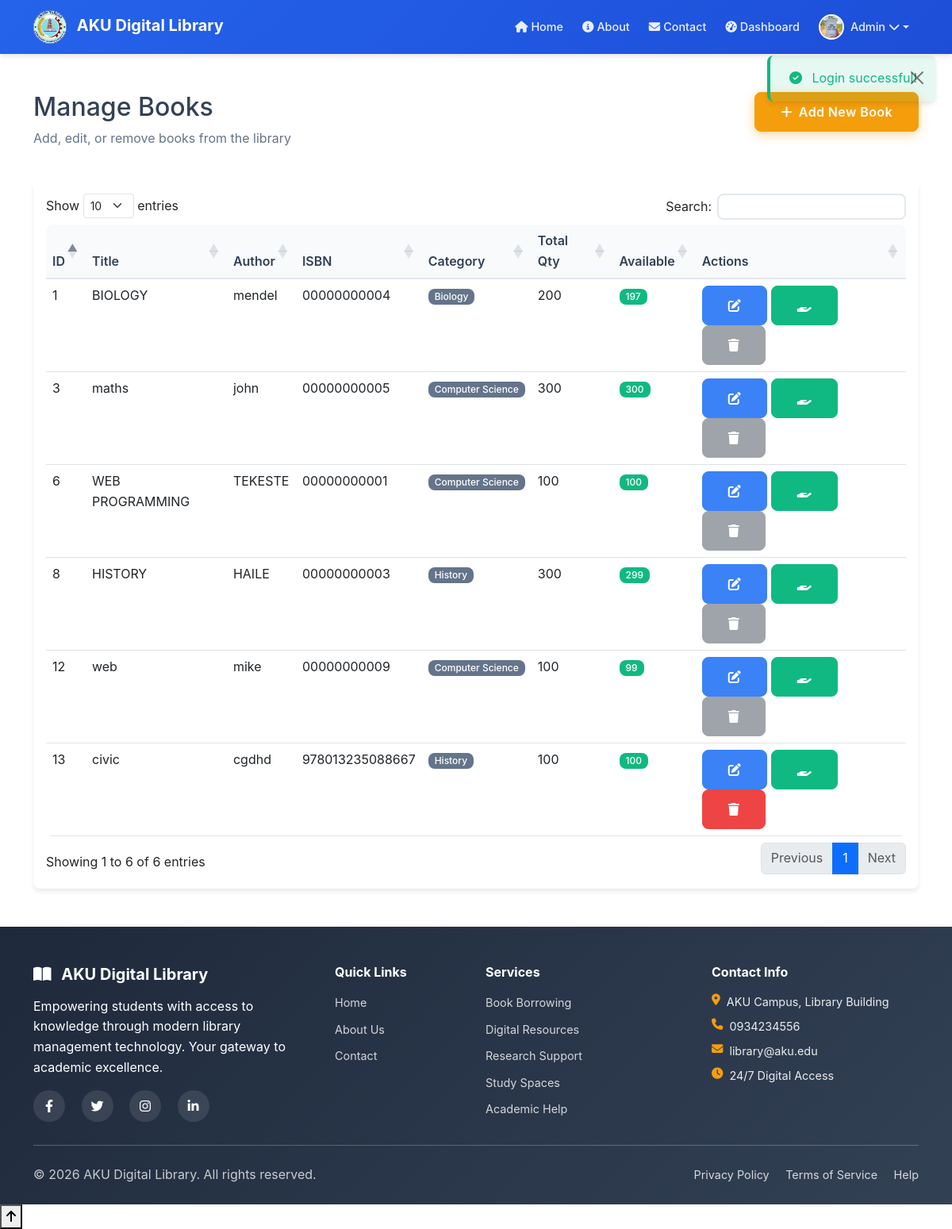
Page /index.php?page=books (signed in) on the committed database.
### tables this page shows
CREATE TABLE `books` (
  `id` int(11) NOT NULL,
  `title` varchar(255) NOT NULL,
  `author` varchar(255) NOT NULL,
  `isbn` varchar(20) NOT NULL,
  `category` varchar(100) DEFAULT NULL,
  `publisher` varchar(255) DEFAULT NULL,
  `publication_year` year(4) DEFAULT NULL,
  `quantity` int(11) DEFAULT 1,
  `available` int(11) DEFAULT 1,
  `description` text DEFAULT NULL,
  `cover_image` varchar(255) DEFAULT NULL,
  `added_by` int(11) DEFAULT NULL,
  `created_at` timestamp NOT NULL DEFAULT current_timestamp()
);

### views/admin/books.php (the view, shortened to what this page needs)
<?php
$conn = getConnection();
$books = $conn->query("SELECT b.*,
    (SELECT COUNT(*) FROM issued_books ib WHERE ib.book_id = b.id) as issue_count
    FROM books b
    ORDER BY b.created_at DESC");
?>
<div class="container my-5">
    <div class="row mb-4">
        <div class="col-md-6">
            <h2>Manage Books</h2>
            <p class="text-muted">Add, edit, or remove books from the library</p>
        </div>
        <div class="col-md-6 text-end">
            <button class="btn btn-aku" data-bs-toggle="modal" data-bs-target="#addBookModal">
                <i class="fas fa-plus me-2"></i>Add New Book
            </button>
        </div>
    </div>
    <div class="card">
        <div class="card-body">
            <div class="table-responsive">
                <table class="table data-table">
                    <thead>
                        <tr>
                            <th>ID</th>
                            <th>Title</th>
                            <th>Author</th>
                            <th>ISBN</th>
                            <th>Category</th>
                            <th>Total Qty</th>
                            <th>Available</th>
                            <th>Actions</th>
                        </tr>
                    </thead>
                    <tbody>
                        <?php while($book = $books->fetch_assoc()): ?>
                        <tr>
                            <td><?php echo $book['id']; ?></td>
                            <td><?php echo $book['title']; ?></td>
                            <td><?php echo $book['author']; ?></td>
                            <td><?php echo $book['isbn']; ?></td>
                            <td><span class="badge bg-secondary"><?php echo $book['category']; ?></span></td>
                            <td><?php echo $book['quantity']; ?></td>
                            <td>
                                <?php if ($book['available'] > 0): ?>
                                    <span class="badge bg-success"><?php echo $book['available']; ?></span>
                                <?php else: ?>
                                    <span class="badge bg-danger">0</span>
                                <?php endif; ?>
                            </td>
                            <td>
                                <button class="btn btn-sm btn-primary edit-book-btn"
                                    data-book-id="<?php echo $book['id']; ?>"
                                    data-book-title="<?php echo htmlspecialchars($book['title']); ?>"
                                    data-book-author="<?php echo htmlspecialchars($book['author']); ?>"
                                    data-book-isbn="<?php echo $book['isbn']; ?>"
                                    data-book-category="<?php echo $book['category']; ?>"
                                    data-book-publisher="<?php echo htmlspecialchars($book['publisher']); ?>"
                                    data-book-year="<?php echo $book['publication_year']; ?>"
                                    data-book-quantity="<?php echo $book['quantity']; ?>"
                                    data-book-description="<?php echo htmlspecialchars($book['description']); ?>">
                                    <i class="fas fa-edit"></i>
                                </button>
                                <?php if ($book['available'] > 0): ?>
                                <button class="btn btn-sm btn-success issue-btn"
                                    data-book-id="<?php echo $book['id']; ?>">
                                    <i class="fas fa-hand-holding"></i>
                                </button>
                                <?php endif; ?>
                                <?php if ($book['issue_count'] > 0): ?>
                                <button class="btn btn-sm btn-secondary" disabled title="Cannot delete: Book has issue history">
                                    <i class="fas fa-trash"></i>
                                </button>
                                <?php else: ?>
                                <form method="POST" style="display: inline;">
                                    <button type="submit" class="btn btn-sm btn-danger delete-book-btn">
                                        <i class="fas fa-trash"></i>
                                    </button>
                                </form>
                                <?php endif; ?>
                            </td>
                        </tr>
                        <?php endwhile; ?>
                    </tbody>
                </table>
            </div>
        </div>
    </div>
</div>

### style.css (style rules this page uses)
:root { --primary-color: #5fa6b3; --secondary-color: #3b82f6; --success-color: #10b981; --danger-color: #ef4444; --warning-color: #f59e0b; --info-color: #06b6d4; --light-gray: #f8fafc; --medium-gray: #64748b; --dark-gray: #334155; --border-radius: 0.5rem; --shadow: 0 4px 6px -1px rgba(0, 0, 0, 0.1); --transition: all 0.3s ease; }
body { font-family: 'Inter', -apple-system, BlinkMacSystemFont, 'Segoe UI', Roboto, sans-serif; line-height: 1.6; color: var(--dark-gray);" r="1"/><circle cx="50" cy="50" r="0.5"/></g></pattern></defs><rect width="1000" height="1000" fill="url(%23subtle-pattern)"/></svg>'); background-size: 200px 200px; }
.btn { border-radius: var(--border-radius); font-weight: 600; transition: var(--transition); padding: 0.75rem 2rem; font-size: 1rem; letter-spacing: 0.025em; }
.btn-aku { background-color: #f59e0b !important; border-color: #f59e0b !important; color: white !important; box-shadow: 0 4px 14px 0 rgba(245, 158, 11, 0.39); }
.btn-primary { background-color: var(--secondary-color); border-color: var(--secondary-color); }
.btn-success { background-color: var(--success-color); border-color: var(--success-color); }
.btn-danger { background-color: var(--danger-color); border-color: var(--danger-color); }
.card { border: none; border-radius: var(--border-radius); box-shadow: var(--shadow); transition: var(--transition); }
.table { background: white; border-radius: var(--border-radius); overflow: hidden; }
.table th { background-color: var(--light-gray); border-bottom: 2px solid #e2e8f0; font-weight: 600; color: var(--dark-gray); }
.badge { font-weight: 500; padding: 0.25rem 0.5rem; border-radius: var(--border-radius); }
.bg-secondary { background-color: var(--medium-gray) !important; }
.bg-success { background-color: var(--success-color) !important; }
.btn-aku { position: relative; overflow: hidden; }
.btn-aku::before { content: ''; position: absolute; top: 0; left: -100%; width: 100%; height: 100%; background: linear-gradient(90deg, transparent, rgba(255, 255, 255, 0.2), transparent); transition: left 0.5s; }
.text-muted { color: var(--medium-gray) !important; }
.badge { animation: pulse 2s infinite; }

### rows in the picture
books: id "13", title "civic", author "cgdhd", isbn "978013235088667", category "History", quantity "100", available "100"
books: id "12", title "web", author "mike", isbn "00000000009", category "Computer Science", quantity "100", available "99"
books: id "8", title "HISTORY", author "HAILE", isbn "00000000003", category "History", quantity "300", available "299"
books: id "6", title "WEB PROGRAMMING", author "TEKESTE", isbn "00000000001", category "Computer Science", quantity "100", available "100"
books: id "3", title "maths", author "john", isbn "00000000005", category "Computer Science", quantity "300", available "300"
books: id "1", title "BIOLOGY", author "mendel", isbn "00000000004", category "Biology", quantity "200", available "197"

### other values in the picture
$_SESSION['full_name'] "Admin"
$_SESSION['message'] "Login successful!"
